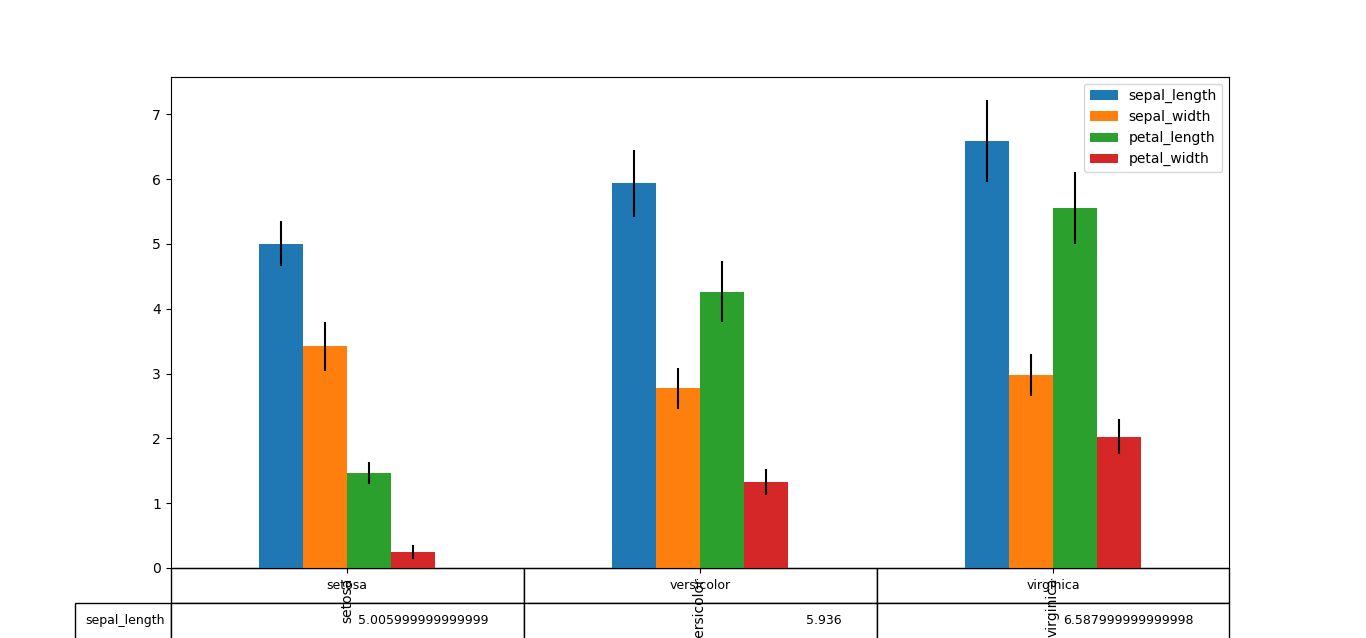

The script that drew this image:
#Caroline Weldon 
#Iris Data Set



import pandas as pd
from pandas.plotting import scatter_matrix
import numpy as np
import matplotlib.pyplot as plt 
from numpy.random import randn


iris = pd.read_csv('iris_dataset.csv')

groups = iris.groupby(by = 'species')
means, sds = groups.mean(), groups.std()
means.plot(yerr = sds, kind = 'bar', figsize = (7,3), table = True)

plt.show()
